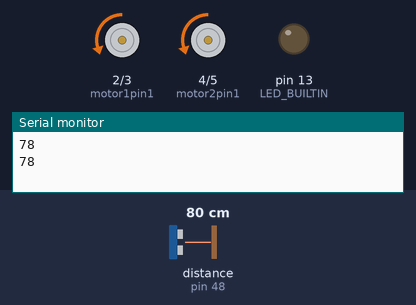
Recording of a sketch running on a simulated Arduino Mega 2560, built with avr-gcc and run on an emulated ATmega2560. Shown: motor-driver pin pairs drawn as motors (green arrow = first pin HIGH = forward, orange = second pin HIGH = backward, longer = more drive, scaled by the enable pin), output pins drawn as LEDs (lit = HIGH), the last lines printed to the serial monitor. Wiring (inferred from the names in the program): ultrasonic range finder: trigger pin 49; echo pin 48. The test bench sets the inputs (shaded band); at power-on: distance to the obstacle (sensor on pin 48) 80 cm. The echo pulse lasts 58.3 µs per cm; pins used as bus, display or sensor lines are not drawn.

Above: at 1.8 s.
1.9 s: distance to the obstacle (sensor on pin 48) set to 2 cm
At 2.8 s:
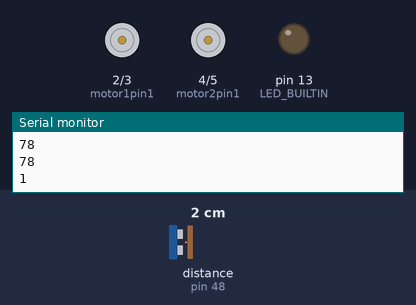
3.5 s: distance to the obstacle (sensor on pin 48) set to 9 cm
5.2 s: distance to the obstacle (sensor on pin 48) set to 12 cm
At 7.2 s:
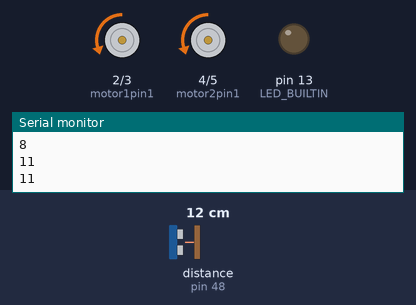
7.5 s: distance to the obstacle (sensor on pin 48) set to 4 cm
At 8.8 s:
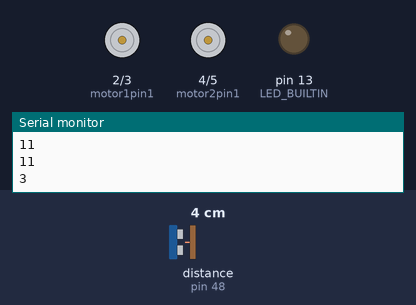
Timing chart, 0 to 10.5 s (numbered marks = the images above; inputs shaded):
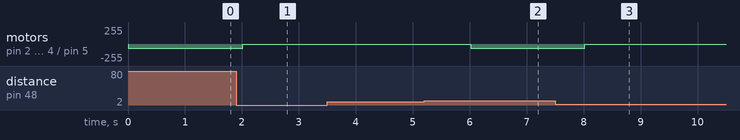

Measured:
- the behaviour switches between 10 and 11 cm on distance to the obstacle (sensor on pin 48) (found by bisection; images 1 and 2)
- after the input at 1.9 s, motor on pin 2 (motor1pin1) / pin 3 (motor1pin2), motor on pin 4 (motor2pin1) / pin 5 (motor2pin2): backward 60/255 → stopped after 0.11 s
- after the input at 5.2 s, motor on pin 2 (motor1pin1) / pin 3 (motor1pin2), motor on pin 4 (motor2pin1) / pin 5 (motor2pin2): stopped → backward 60/255 after 0.82 s
- after the input at 7.5 s, motor on pin 2 (motor1pin1) / pin 3 (motor1pin2), motor on pin 4 (motor2pin1) / pin 5 (motor2pin2): backward 60/255 → stopped after 0.52 s

The sketch:

drive_robot.ino
```cpp
#include <Servo.h>

#define TRIG 49
#define ECHO 48

int duration;
int distance;
int pos = 0;    // variable to store the servo position

int motor1pin1 = 2;
int motor1pin2 = 3;

int motor2pin1 = 4;
int motor2pin2 = 5;

int pwm1 = 9;
int pwm2 = 10;

int velocity = 0;


// Return distance from audio distance sensor in centimeters
int distanceSensor() {
  digitalWrite(TRIG, LOW);
  delayMicroseconds(2);
  digitalWrite(TRIG, HIGH);
  delayMicroseconds(10);
  digitalWrite(TRIG, LOW);
  duration=pulseIn(ECHO, HIGH);
  distance = duration * (0.034/2); // s = t * (0.034/2) m/s

  return distance;
}

void driveForward(int v) {
  //Controlling speed (0 = off and 255 = max speed):
  analogWrite(pwm1, v); //ENA pin
  analogWrite(pwm2, v); //ENB pin

  //Controlling spin direction of motors:
  digitalWrite(motor1pin1, LOW);
  digitalWrite(motor1pin2, HIGH);

  digitalWrite(motor2pin1, LOW);
  digitalWrite(motor2pin2, HIGH);
}

void driveBackward(int v) {
  //Controlling speed (0 = off and 255 = max speed):
  analogWrite(pwm1, v); //ENA pin
  analogWrite(pwm2, v); //ENB pin

  //Controlling spin direction of motors:
  digitalWrite(motor1pin1, LOW);
  digitalWrite(motor1pin2, HIGH);

  digitalWrite(motor2pin1, LOW);
  digitalWrite(motor2pin2, HIGH);
}

void stopMovement() {
  //Controlling speed (0 = off and 255 = max speed):
  analogWrite(pwm1, 0); //ENA pin
  analogWrite(pwm2, 0); //ENB pin
}

int behavior(int dist) {
  if (dist < 10) {
    return 0;
  } else if (dist > 60) {
    return 60;
  }
  return dist;
}

void setup() {
  // put your setup code here, to run once:
  pinMode(TRIG, OUTPUT);
  pinMode(ECHO, INPUT);
  Serial.begin(9600);

  // setup for motors
  pinMode(motor1pin1, OUTPUT);
  pinMode(motor1pin2, OUTPUT);
  pinMode(motor2pin1, OUTPUT);
  pinMode(motor2pin2, OUTPUT);

  pinMode(pwm1, OUTPUT);
  pinMode(pwm2, OUTPUT);

  pinMode(LED_BUILTIN, OUTPUT);
}

void loop() {
  // put your main code here, to run repeatedly:
  distance = distanceSensor();
  Serial.println(distance);

  velocity = behavior(distance);

  driveForward(velocity);
  //delay(1000);
  //stopMovement();
  //delay(1000);
  //driveBackward(50);
  //delay(1000);
  //stopMovement();
  delay(1000);


}
```
